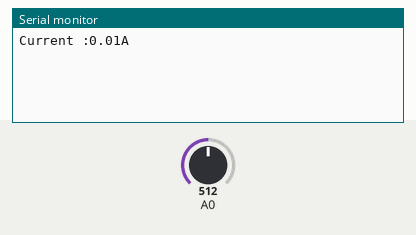
This sketch was run on a simulated Arduino Uno, built with avr-gcc and run on an emulated ATmega328P. Parts: the last lines printed to the serial monitor. The inputs (shaded band) are chosen by the test bench; at power-on: A0 = 512.

Above: at 1.2 s.
1.3 s: A0 set to 716
At 2.7 s:
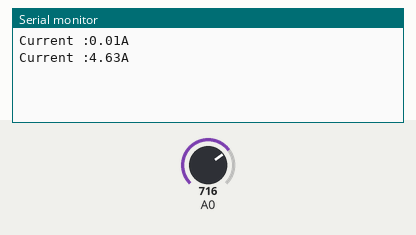
2.8 s: A0 set to 900
At 4.2 s:
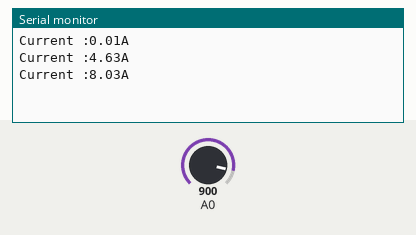
Timing chart, 0 to 5.8 s (numbered marks = the images above; inputs shaded):
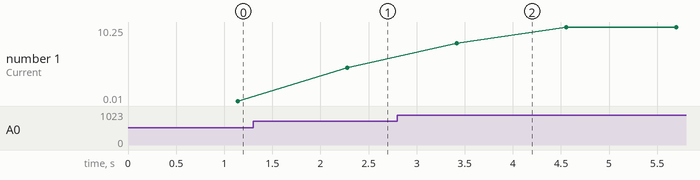

Measured:
- after the input at 1.3 s, the serial monitor: prints a new line after 0.98 s (image 1)
- after the input at 2.8 s, the serial monitor: prints a new line after 0.62 s (image 2)
- plotted number 1: 0.01 → 4.63 after the input at 1.3 s, 4.63 → 10.25 after the input at 2.8 s

The sketch:

AKIM.ino
```cpp
void setup() {
  Serial.begin(9600);
}

void loop() {
 float average = 0;
 for(int i = 0; i < 1000; i++) {
     average = average + (.0264 * analogRead(A0) -13.51);//for the 5A mode,
//   average = average + (.049 * analogRead(A0) -25);// for 20A mode
// average = average + (.742 * analogRead(A0) -37.8);// for 30A mode
   delay(1);
 }
 Serial.print("Current :");
 Serial.print(average/1000);
 Serial.println("A");
}
```
